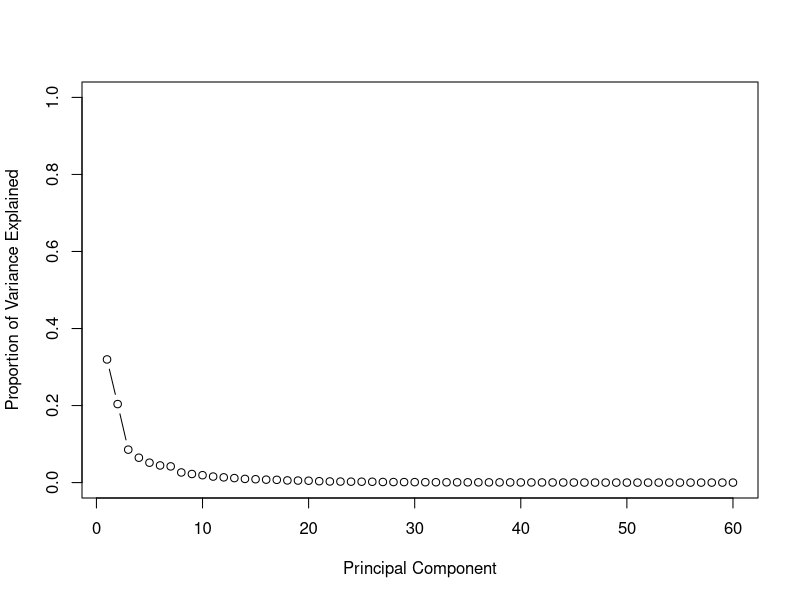
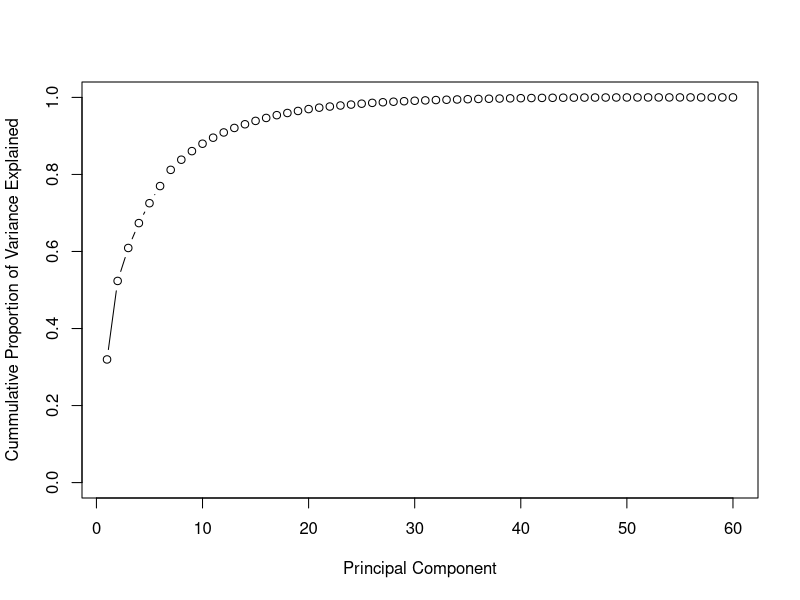

Here is the R script that generated these plots, in order:
library(mlbench)
data("Sonar")

library(caret)
set.seed(1992)
intrain<-createDataPartition(y=Sonar$Class,p=0.7,list=FALSE)
training <- Sonar[intrain,]
validation <- Sonar[-intrain,]


library(MASS)

model.lda <- lda(Class ~ . , data = training)

pred.lda <- predict(model.lda, newdata = validation)
confusionMatrix(pred.lda$class,validation$Class)


prc <- prcomp(Sonar[,-61])
names(prc)
pr.var <- prc$sdev^2
pve <- pr.var / sum(pr.var)

# Plot variance explained for each principal component
plot(pve, xlab = "Principal Component",
     ylab = "Proportion of Variance Explained",
     ylim = c(0, 1), type = "b")

# Plot cumulative proportion of variance explained
plot(cumsum(pve), xlab = "Principal Component",
     ylab = "Cummulative Proportion of Variance Explained",
     ylim = c(0, 1), type = "b")

data.frame(pve,cumsum(pve)*100)

trainingPCA <- cbind.data.frame(prc$x[intrain,1:6],Class=training$Class)
model.lda.PCA <- lda(Class ~ . , data = trainingPCA)

valid.PCA <- as.data.frame(prc$x[-intrain,1:6])
pred.lda.PCA <- predict(model.lda.PCA, newdata = valid.PCA)
confusionMatrix(pred.lda.PCA$class,validation$Class)


#############################################################################
###### Applying Seperately
#############################################################################



prc <- prcomp(training[,-61])
names(prc)

trainingPCA <- cbind.data.frame(prc$x[,1:6],Class=training$Class)
model.lda.PCA <- lda(Class ~ . , data = trainingPCA)

validation.PCA <- as.data.frame(predict(prc, newdata = validation))

pred.lda.PCA <- predict(model.lda.PCA, newdata = validation.PCA)
confusionMatrix(pred.lda.PCA$class,validation$Class)
